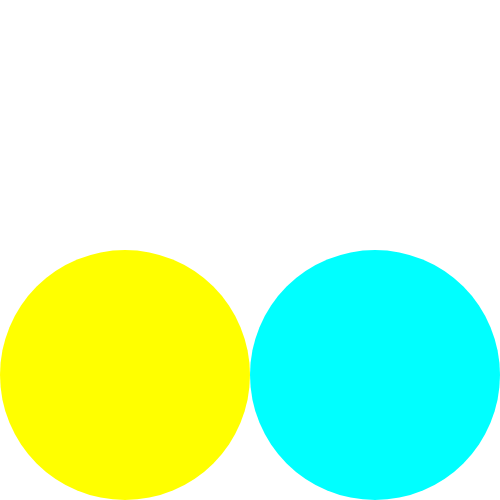
Frame 1 (no input)
Frame 60 (no input): identical to frame 1, image omitted
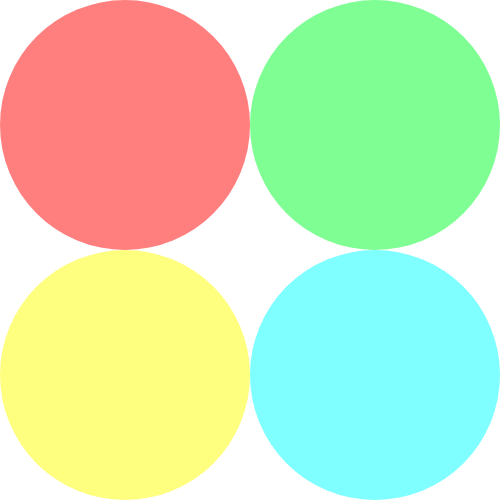
Frame 120 (the mouse pressed at the canvas centre since frame 60)

The p5.js sketch that drew these frames (run headless with seeded random() and noise() and a simulated clock; from frame 60 on, the mouse is pressed at the canvas centre):

// p5.js sketch
// ── sketch.js


function setup() {
  createCanvas(500,500);
}

function draw() {
  var x1 = map(mouseX,0,500,0,255);
  var y1 = map(mouseY,0,500,0,255);
  var x2 = map(mouseX,0,500,255, 0);
  var y2 = map(mouseY,0,500,255, 0);

  background(255);

  noStroke();
  fill(255, 0, 0, x1);
  rect(0, 0, 250, 250, x1)
  fill(0, 255, 40, y1);
  rect(250, 0, 250, 250, y1)
  fill(0, 255, 255, x2);
  rect(250, 250, 250, 250, x2)
  fill(255, 255, 0, y2);
  rect(0, 250, 250, 250, y2)
}
